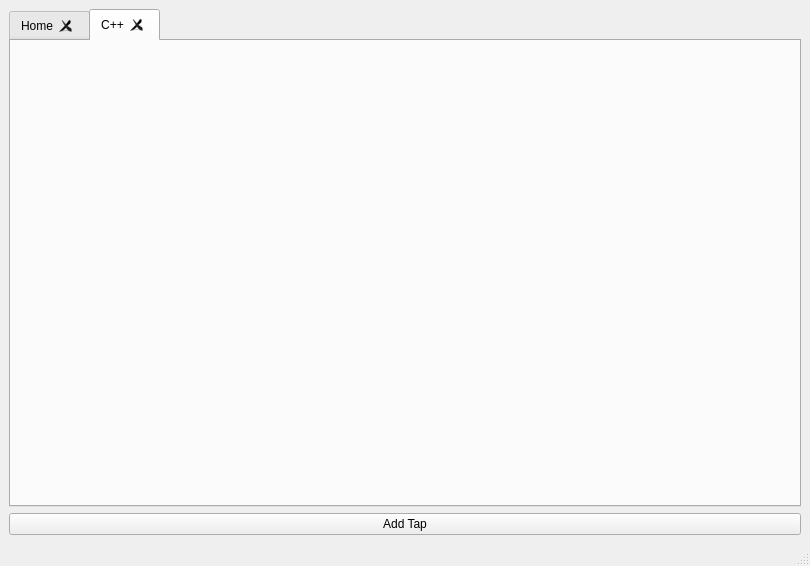
<?xml version="1.0" encoding="UTF-8"?>
<ui version="4.0">
 <class>MainWindow</class>
 <widget class="QMainWindow" name="MainWindow">
  <property name="geometry">
   <rect>
    <x>0</x>
    <y>0</y>
    <width>810</width>
    <height>566</height>
   </rect>
  </property>
  <property name="windowTitle">
   <string>MainWindow</string>
  </property>
  <widget class="QWidget" name="centralwidget">
   <layout class="QHBoxLayout" name="horizontalLayout">
    <item>
     <layout class="QVBoxLayout" name="verticalLayout">
      <item>
       <widget class="QTabWidget" name="tabWidget">
        <property name="tabPosition">
         <enum>QTabWidget::North</enum>
        </property>
        <property name="tabShape">
         <enum>QTabWidget::Rounded</enum>
        </property>
        <property name="currentIndex">
         <number>1</number>
        </property>
        <property name="tabsClosable">
         <bool>true</bool>
        </property>
        <property name="movable">
         <bool>true</bool>
        </property>
        <widget class="QWidget" name="Home">
         <attribute name="title">
          <string>Home</string>
         </attribute>
         <widget class="QWidget" name="">
          <property name="geometry">
           <rect>
            <x>150</x>
            <y>190</y>
            <width>165</width>
            <height>30</height>
           </rect>
          </property>
          <layout class="QHBoxLayout" name="horizontalLayout_2">
           <item>
            <widget class="QPushButton" name="pushButton_2">
             <property name="text">
              <string>PushButton</string>
             </property>
            </widget>
           </item>
           <item>
            <widget class="QLabel" name="label">
             <property name="text">
              <string>TextLabel</string>
             </property>
            </widget>
           </item>
          </layout>
         </widget>
        </widget>
        <widget class="QWidget" name="tab_2">
         <attribute name="title">
          <string>C++</string>
         </attribute>
         <attribute name="toolTip">
          <string>C++</string>
         </attribute>
        </widget>
       </widget>
      </item>
      <item>
       <widget class="QPushButton" name="pushButton">
        <property name="text">
         <string>Add Tap</string>
        </property>
       </widget>
      </item>
     </layout>
    </item>
   </layout>
  </widget>
  <widget class="QMenuBar" name="menubar">
   <property name="geometry">
    <rect>
     <x>0</x>
     <y>0</y>
     <width>810</width>
     <height>26</height>
    </rect>
   </property>
  </widget>
  <widget class="QStatusBar" name="statusbar"/>
 </widget>
 <resources/>
 <connections/>
</ui>
